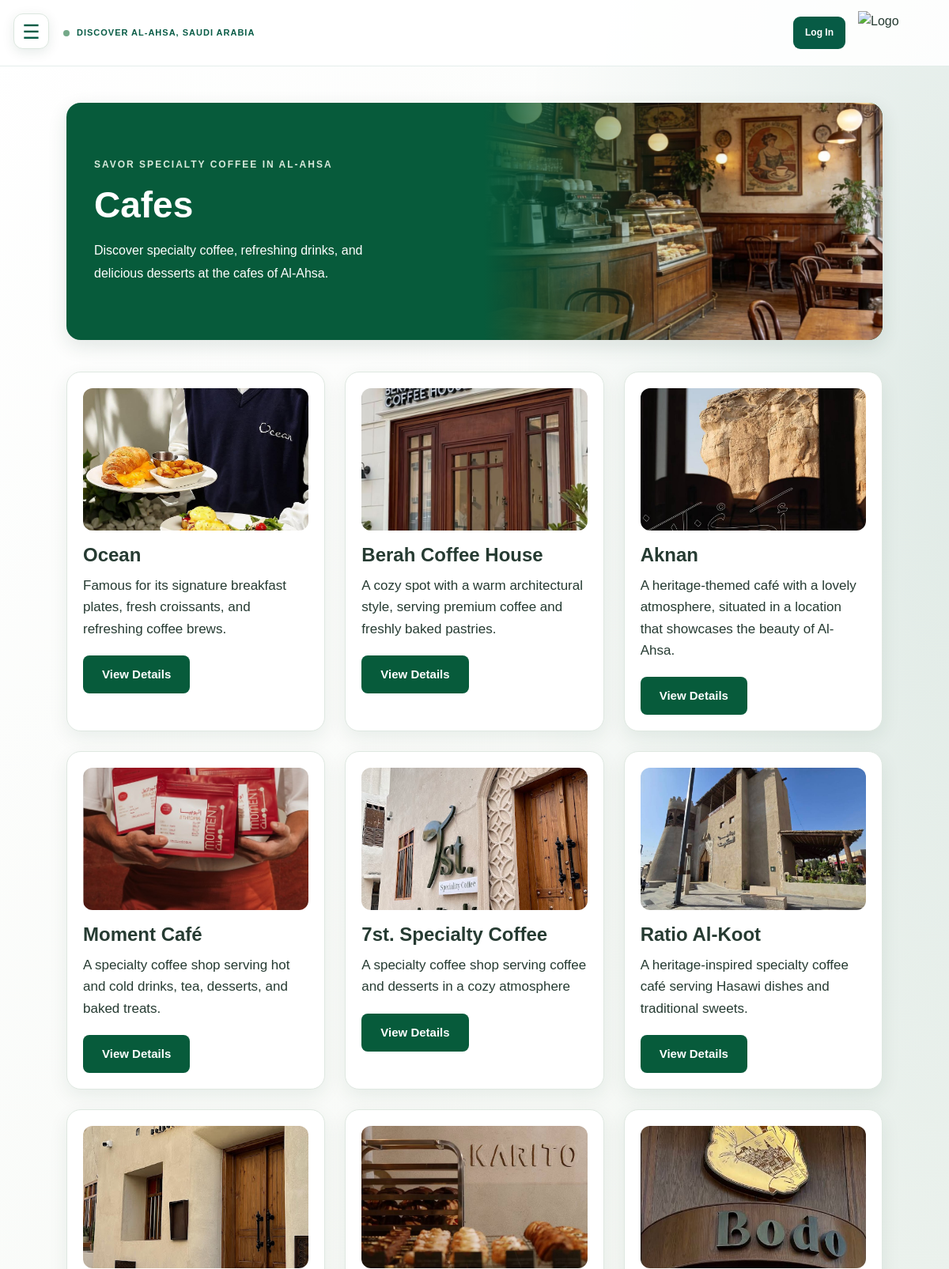
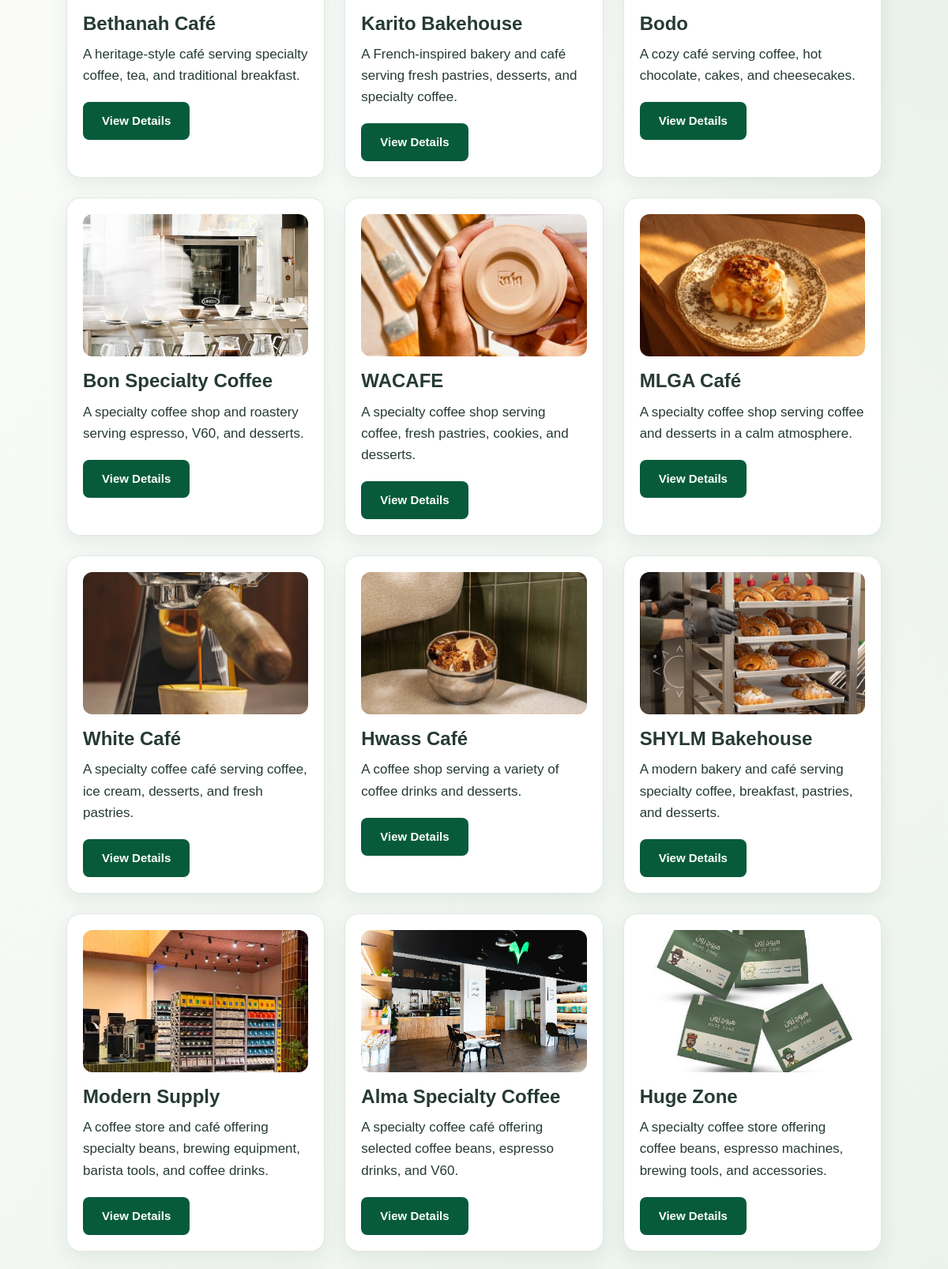
Page /cafes.php (upper part) on the committed database (2 pictures, top to bottom).
### tables this page shows
CREATE TABLE `places` (
  `Place_ID` int(11) NOT NULL,
  `Name` varchar(250) NOT NULL,
  `Place_Type` varchar(30) NOT NULL,
  `Description` text DEFAULT NULL,
  `Location` varchar(250) DEFAULT NULL,
  `Image` varchar(250) DEFAULT NULL,
  `Opening_Hours` varchar(250) DEFAULT NULL,
  `Website` varchar(250) DEFAULT NULL,
  `Business_Owner_ID` int(11) DEFAULT NULL,
  `Business_Size` varchar(20) DEFAULT NULL,
  `Is_Published` tinyint(1) NOT NULL DEFAULT 0,
  `Short_Description` text DEFAULT NULL
);

### cafes.php (the view, shortened to what this page needs)
<?php
include 'db.php';
$sql = "SELECT *
        FROM Places
        WHERE Place_Type = 'cafes'
        AND Is_Published = 1";
$result = $conn->query($sql);
function e($value) {
    return htmlspecialchars((string)($value ?? ''), ENT_QUOTES, 'UTF-8');
}
?>
<!DOCTYPE html>
<html lang="en" dir="ltr">
<head>
    <link rel="stylesheet" href="css/style.css">
</head>
<body>
    <button class="menu-button"
            onclick="toggleMenu()"
            aria-label="Open menu">
        ☰
    </button>
    <main class="home-main">
        <header class="home-topbar">
            <div class="home-location">
                <span class="location-dot"></span>
                DISCOVER AL-AHSA, SAUDI ARABIA
            </div>
            <div class="home-account-links">
                <a href="role-selection.html"
                   class="home-signup"
                   id="account-button">
                    Log In
                </a>
                <a href="index.html" class="home-small-logo">
                    <img src="images/logo.png" alt="Logo">
                </a>
            </div>
        </header>
        <section class="home-section cafes-section">
            <div style="
                display: flex;
                align-items: stretch;
                min-height: 300px;
                margin-bottom: 40px;
                overflow: hidden;
                border-radius: 18px;
                background: #075b3b;
                box-shadow: 0 8px 24px rgba(25, 55, 40, 0.12);
            ">
                <div style="
                    flex: 1;
                    min-width: 0;
                    padding: 35px;
                    display: flex;
                    flex-direction: column;
                    justify-content: center;
                    align-items: flex-start;
                    text-align: left;
                    color: #ffffff;
                ">
                    <span style="
                        color: #d7eadc;
                        font-size: 12px;
                        font-weight: 700;
                        letter-spacing: 2px;
                        margin-bottom: 14px;
                    ">
                        SAVOR SPECIALTY COFFEE IN AL-AHSA
                    </span>
                    <h1 style="
                        color: #ffffff;
                        font-size: clamp(30px, 4vw, 46px);
                        font-weight: 700;
                        line-height: 1.2;
                        margin: 0 0 16px;
                    ">
                        Cafes
                    </h1>
                    <p style="
                        color: #ffffff;
                        font-size: 16px;
                        line-height: 1.8;
                        max-width: 380px;
                        margin: 0;
                    ">
                        Discover specialty coffee, refreshing drinks,
                        and delicious desserts at the cafes of Al-Ahsa.
                    </p>
                </div>
                <div style="
                    flex: 1.1;
                    min-width: 0;
                    min-height: 300px;
                    background-image:
                        linear-gradient(
                            to right,
                            #075b3b 0%,
                            rgba(7, 91, 59, 0.72) 12%,
                            rgba(7, 91, 59, 0.15) 42%,
                            rgba(7, 91, 59, 0) 65%
                        ),
                        url('images/cafes.jpg');
                    background-size: cover;
                    background-position: center;
                    background-repeat: no-repeat;
                ">
                </div>
            </div>
            <div class="restaurants-grid">
                <?php if ($result && $result->num_rows > 0): ?>
                    <?php while ($cafe = $result->fetch_assoc()): ?>
                        <div class="about-card"
                             style="max-width: 100%; padding: 20px;">
                            <?php if (!empty($cafe['Image'])): ?>
                                <img
                                    src="<?= e($cafe['Image']) ?>"
                                    alt="<?= e($cafe['Name']) ?>"
                                    style="
                                        width: 100%;
                                        height: 180px;
                                        border-radius: 12px;
                                        object-fit: cover;
                                        margin-bottom: 15px;
                                    ">
                            <?php endif; ?>
                            <h2 style="font-size: 24px; margin-bottom: 10px;">
                                <?= e($cafe['Name']) ?>
                            </h2>
                            <p style="
                                font-size: 17px;
                                line-height: 1.6;
                                margin-bottom: 20px;
                            ">
                                <?= e($cafe['Short_Description']) ?>
                            </p>
                            <button
                                type="button"
                                onclick="window.location.href='place-details.php?id=<?= (int)$cafe['Place_ID'] ?>'"
                                style="
                                    background-color: #075b3b;
                                    color: #ffffff;
                                    border: none;
                                    padding: 12px 24px;
                                    border-radius: 8px;
                                    font-size: 15px;
                                    font-weight: 600;
                                    cursor: pointer;
                                ">
                                View Details
                            </button>
                        </div>
                    <?php endwhile; ?>
                <?php else: ?>
                    <p>No published cafes are available yet.</p>
                <?php endif; ?>
            </div>
        </section>
    </main>
</body>
</html>

### css/style.css (style rules this page uses)
* { box-sizing: border-box; margin: 0; padding: 0; }
:root { --primary-color: #075b70; --secondary-color: #087f83; --accent-color: #8ab7a0; --light-color: #f7f8f5; --white-color: #ffffff; --text-color: #26383b; --muted-color: #687779; --border-color: #e3e9e7; --card-radius: 18px; --button-radius: 10px; --shadow: 0 8px 25px rgba(0, 0, 0, 0.10); --page-background: linear-gradient(135deg, #ffffff 0%, #f5f8f4 48%, #e0ece3 100%); }
html { scroll-behavior: smooth; scroll-padding-top: 25px; }
body { font-family: Arial, Helvetica, sans-serif; color: var(--text-color); background: var(--page-background); line-height: 1.6; min-height: 100vh; overflow-x: hidden; }
img { max-width: 100%; height: auto; display: block; }
a { color: inherit; text-decoration: none; }
button, input, select, textarea { font: inherit; }
button { cursor: pointer; }
h1, h2, h3 { line-height: 1.3; }
.about-card { width: 100%; max-width: 950px; padding: 40px; border-radius: var(--card-radius); background: var(--white-color); color: var(--text-color); box-shadow: var(--shadow); }
.about-card p { font-size: 19px; line-height: 2; text-align: left; }
.home-section { padding: 60px 7%; }
.places-section, .restaurants-section, .cafes-section, .markets-section { padding: 45px 7%; }
.places-grid, .restaurants-grid, .cafes-grid, .markets-grid { display: grid; grid-template-columns: repeat(3, minmax(0, 1fr)); gap: 25px; }
.menu-button { position: fixed; top: 17px; left: 17px; z-index: 1601; width: 45px; height: 45px; display: flex; align-items: center; justify-content: center; border: 1px solid #dce7df; border-radius: 12px; background: #ffffff; color: #075b45; font-size: 25px; box-shadow: 0 4px 15px rgba(7, 55, 39, 0.1); transition: background 0.25s ease, transform 0.25s ease; }
:root { --primary-color: #075b45; --secondary-color: #08775a; --accent-color: #8ab7a0; --light-color: #f5f8f4; --white-color: #ffffff; --text-color: #263b32; --muted-color: #68796e; --border-color: #dfe8e1; --card-radius: 18px; --button-radius: 10px; --shadow: 0 8px 25px rgba(19, 63, 42, 0.08); --page-background: radial-gradient( ellipse at 100% 10%, rgba(7, 91, 69, 0.10), transparent 32% ), linear-gradient( 135deg, #ffffff 0%, #f5f8f4 48%, #e0ece3 100% ); }
body { color: var(--text-color); background: var(--page-background); font-family: Arial, Helvetica, sans-serif; line-height: 1.6; min-height: 100vh; overflow-x: hidden; }
body:not(.home-page) { background: radial-gradient( ellipse at 100% 10%, rgba(7, 91, 69, 0.10), transparent 32% ), linear-gradient( 135deg, #ffffff 0%, #f5f8f4 48%, #e0ece3 100% ); }
.menu-button { z-index: 1601; border: 1px solid #dce7df; border-radius: 12px; background: #ffffff; color: #075b45; box-shadow: 0 4px 15px rgba(7, 55, 39, 0.10); }
.home-topbar { min-height: 78px; display: flex; align-items: center; justify-content: space-between; gap: 18px; padding: 14px clamp(20px, 5vw, 60px) 14px 80px; background: rgba(255, 255, 255, 0.88); border-bottom: 1px solid rgba(7, 91, 69, 0.10); }
.home-location { display: flex; align-items: center; gap: 9px; color: #075b45; font-size: 11px; font-weight: 700; letter-spacing: 1px; }
.location-dot { flex: 0 0 8px; width: 8px; height: 8px; border-radius: 50%; background: #75a989; }
.home-account-links { display: flex; align-items: center; gap: 16px; }
.home-signup { padding: 11px 15px; border-radius: 9px; background: #075b45; color: #ffffff; font-size: 12px; font-weight: 600; }
.home-small-logo img { width: 42px; height: 42px; object-fit: contain; }
.about-card { border: 1px solid #dfe8e1; box-shadow: 0 8px 25px rgba(19, 63, 42, 0.08); }
.places-section, .restaurants-section, .cafes-section, .markets-section, .home-section { background: transparent; }
.home-small-logo img { width: 55px; height: 55px; object-fit: contain; }
.home-topbar { position: fixed; top: 0; left: 0; right: 0; width: 100%; z-index: 1500; box-sizing: border-box; }
.home-main { padding-top: 85px; }

### rows in the picture
places: Image (picture), Name "Ocean", Short_Description "Famous for its signature breakfast plates, fresh croissants, and refreshing coffee brews."
places: Image (picture), Name "Berah Coffee House", Short_Description "A cozy spot with a warm architectural style, serving premium coffee and freshly baked pastries."
places: Image (picture), Name "Aknan", Short_Description "A heritage-themed café with a lovely atmosphere, situated in a location that showcases the beauty of Al-Ahsa."
places: Image (picture), Name "Moment Café", Short_Description "A specialty coffee shop serving hot and cold drinks, tea, desserts, and baked treats."
places: Image (picture), Name "7st. Specialty Coffee", Short_Description "A specialty coffee shop serving coffee and desserts in a cozy atmosphere"
places: Image (picture), Name "Ratio Al-Koot", Short_Description "A heritage-inspired specialty coffee café serving Hasawi dishes and traditional sweets."
places: Image (picture), Name "Bethanah Café", Short_Description "A heritage-style café serving specialty coffee, tea, and traditional breakfast."
places: Image (picture), Name "Karito Bakehouse", Short_Description "A French-inspired bakery and café serving fresh pastries, desserts, and specialty coffee."
places: Image+Name (picture), Name "Bodo", Short_Description "A cozy café serving coffee, hot chocolate, cakes, and cheesecakes."
places: Image (picture), Name "Bon Specialty Coffee", Short_Description "A specialty coffee shop and roastery serving espresso, V60, and desserts."
places: Image+Name (picture), Name "WACAFE", Short_Description "A specialty coffee shop serving coffee, fresh pastries, cookies, and desserts."
places: Image (picture), Name "MLGA Café", Short_Description "A specialty coffee shop serving coffee and desserts in a calm atmosphere."
places: Image (picture), Name "White Café", Short_Description "A specialty coffee café serving coffee, ice cream, desserts, and fresh pastries."
places: Image (picture), Name "Hwass Café", Short_Description "A coffee shop serving a variety of coffee drinks and desserts."
places: Image (picture), Name "SHYLM Bakehouse", Short_Description "A modern bakery and café serving specialty coffee, breakfast, pastries, and desserts."
places: Image (picture), Name "Modern Supply", Short_Description "A coffee store and café offering specialty beans, brewing equipment, barista tools, and coffee drinks."
places: Image (picture), Name "Alma Specialty Coffee", Short_Description "A specialty coffee café offering selected coffee beans, espresso drinks, and V60."
places: Image (picture), Name "Huge Zone", Short_Description "A specialty coffee store offering coffee beans, espresso machines, brewing tools, and accessories."
